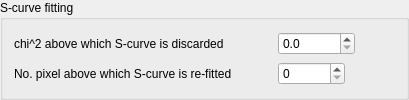
            <widget class="QGroupBox" name="groupBox_4">
             <property name="title">
              <string>S-curve fitting</string>
             </property>
             <layout class="QHBoxLayout" name="horizontalLayout_20">
              <item>
               <layout class="QHBoxLayout" name="horizontalLayout_10">
                <item>
                 <layout class="QVBoxLayout" name="verticalLayout_25">
                  <item>
                   <widget class="QLabel" name="chi2cutLabel">
                    <property name="text">
                     <string>chi^2 above which S-curve is discarded</string>
                    </property>
                   </widget>
                  </item>
                  <item>
                   <widget class="QLabel" name="nbadChi2Label">
                    <property name="text">
                     <string>No. pixel above which S-curve is re-fitted</string>
                    </property>
                   </widget>
                  </item>
                 </layout>
                </item>
                <item>
                 <spacer name="horizontalSpacer_18">
                  <property name="orientation">
                   <enum>Qt::Horizontal</enum>
                  </property>
                  <property name="sizeType">
                   <enum>QSizePolicy::Fixed</enum>
                  </property>
                  <property name="sizeHint" stdset="0">
                   <size>
                    <width>40</width>
                    <height>20</height>
                   </size>
                  </property>
                 </spacer>
                </item>
                <item>
                 <layout class="QVBoxLayout" name="verticalLayout_26">
                  <item>
                   <widget class="QDoubleSpinBox" name="scurveChi2Cut">
                    <property name="sizePolicy">
                     <sizepolicy hsizetype="Fixed" vsizetype="Fixed">
                      <horstretch>0</horstretch>
                      <verstretch>0</verstretch>
                     </sizepolicy>
                    </property>
                    <property name="decimals">
                     <number>1</number>
                    </property>
                    <property name="maximum">
                     <double>999999999.000000000000000</double>
                    </property>
                   </widget>
                  </item>
                  <item>
                   <widget class="QSpinBox" name="scurveNbadChi2">
                    <property name="sizePolicy">
                     <sizepolicy hsizetype="Fixed" vsizetype="Fixed">
                      <horstretch>0</horstretch>
                      <verstretch>0</verstretch>
                     </sizepolicy>
                    </property>
                    <property name="maximum">
                     <number>999999999</number>
                    </property>
                   </widget>
                  </item>
                 </layout>
                </item>
                <item>
                 <spacer name="horizontalSpacer_20">
                  <property name="orientation">
                   <enum>Qt::Horizontal</enum>
                  </property>
                  <property name="sizeHint" stdset="0">
                   <size>
                    <width>40</width>
                    <height>20</height>
                   </size>
                  </property>
                 </spacer>
                </item>
               </layout>
              </item>
             </layout>
            </widget>
